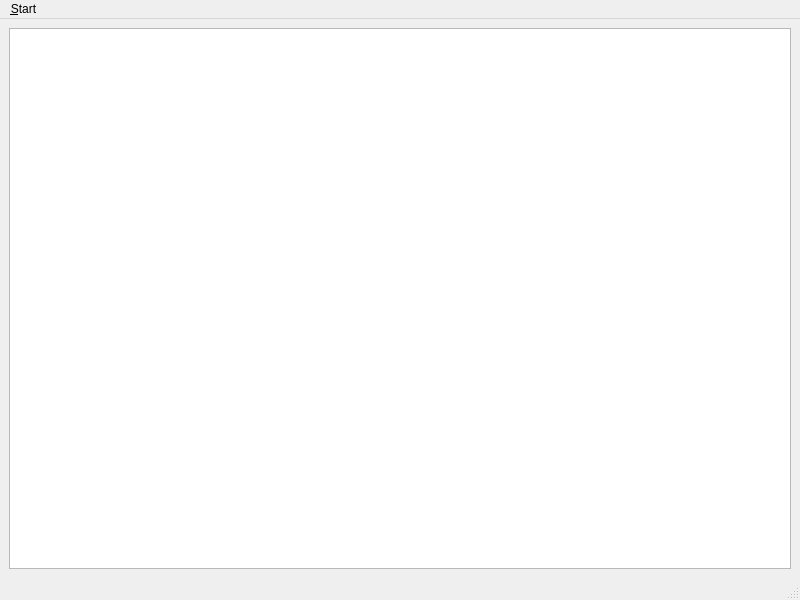
<?xml version="1.0" encoding="UTF-8"?>
<ui version="4.0">
 <class>MainWindow</class>
 <widget class="QMainWindow" name="MainWindow">
  <property name="geometry">
   <rect>
    <x>0</x>
    <y>0</y>
    <width>800</width>
    <height>600</height>
   </rect>
  </property>
  <property name="windowTitle">
   <string>MainWindow</string>
  </property>
  <widget class="QWidget" name="centralwidget">
   <layout class="QVBoxLayout" name="verticalLayout">
    <item>
     <widget class="QTextBrowser" name="textBrowser"/>
    </item>
   </layout>
  </widget>
  <widget class="QMenuBar" name="menubar">
   <property name="geometry">
    <rect>
     <x>0</x>
     <y>0</y>
     <width>800</width>
     <height>25</height>
    </rect>
   </property>
   <widget class="QMenu" name="menu_Start">
    <property name="title">
     <string>&amp;Start</string>
    </property>
    <addaction name="actionDownloader_Example_1"/>
    <addaction name="actionDownloader_Example_2"/>
   </widget>
   <addaction name="menu_Start"/>
  </widget>
  <widget class="QStatusBar" name="statusbar"/>
  <action name="actionDownloader_Example_1">
   <property name="text">
    <string>Downloader Example 1</string>
   </property>
  </action>
  <action name="actionDownloader_Example_2">
   <property name="text">
    <string>Downloader Example 2</string>
   </property>
  </action>
 </widget>
 <resources/>
 <connections/>
</ui>
